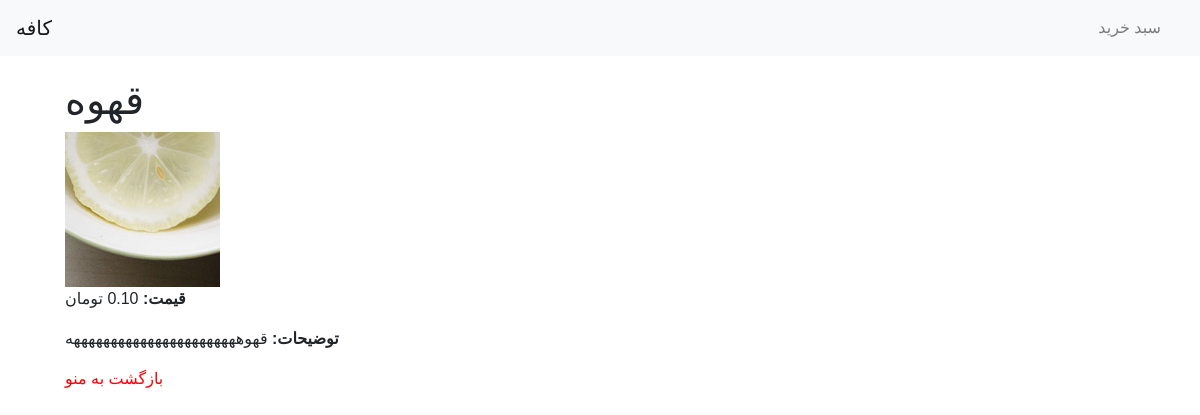
/product/1/, run on the app's committed database.
### product/models.py (models this page shows, shortened)
class Product(models.Model):
    name = models.CharField(max_length=100)
    description = models.TextField()
    price = models.DecimalField(max_digits=10, decimal_places=2)
    image = models.ImageField(upload_to='img/', default='img/special-1.jpg')

### product/views.py (the view)
# urls.py: path('product/<int:product_id>/', product_detail, name='product_detail'),
def product_detail(request, product_id):
    product = Product.objects.get(id=product_id)
    return render(request, 'product/product_detail.html', {'product': product})

### product/templates/product/product_detail.html (shortened to what this page needs)
{% extends 'product/base.html' %}
{% block content %}
<h1>{{ product.name }}</h1>
<img src="{{ product.image.url }}" alt="{{ product.name }}" style="max-width: 300px;">
<p><strong>قیمت:</strong> {{ product.price }} تومان</p>
<p><strong>توضیحات:</strong> {{ product.description }}</p>
<a href="{% url 'menu' %}">بازگشت به منو</a>
{% endblock %}

### product/static/css/styles.css (style rules this page uses)
body { font-family: Arial, sans-serif; margin: 0; padding: 0; }
a { color: #ff0000; }

### data on the page
Product: name "قهوه", image (picture), price "0.10", description "قهوهههههههههههههههههههههههه"
